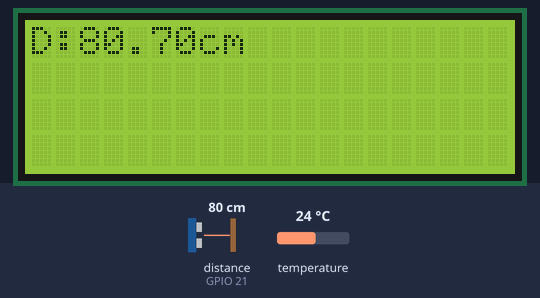
This program was run on a simulated Raspberry Pi (BCM pin numbers). On the bench: 20×4 character LCD. The inputs (shaded band) are chosen by the test bench; at power-on: distance to the obstacle (sensor on GPIO 21) 80 cm, temperature 24 °C. The echo pulse lasts 58.3 µs per cm; the clock reads 2024-03-15 10:24:30 at power-on unless the program sets it.

Above: at 3.4 s.
3.5 s: distance to the obstacle (sensor on GPIO 21) set to 2 cm
At 5.3 s:
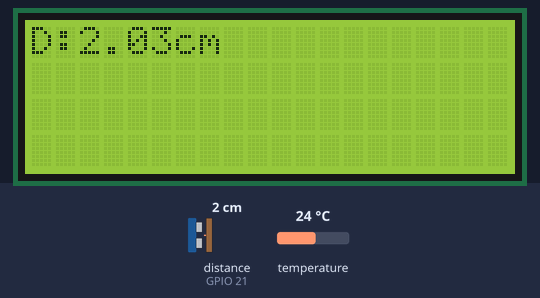
7.0 s: temperature set to 12 °C
At 8.9 s:
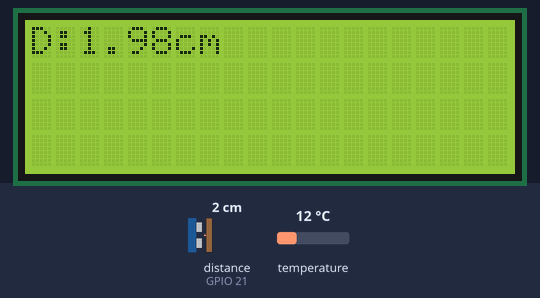
10.6 s: distance to the obstacle (sensor on GPIO 21) set to 4 cm
At 12.3 s:
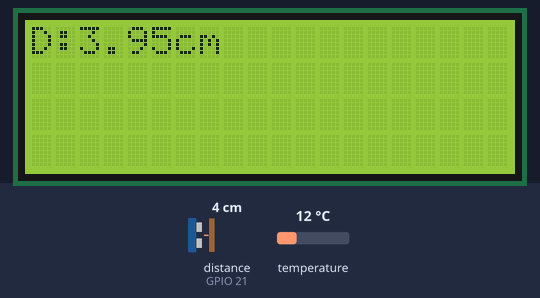
14.1 s: temperature set to 19 °C
At 15.9 s:
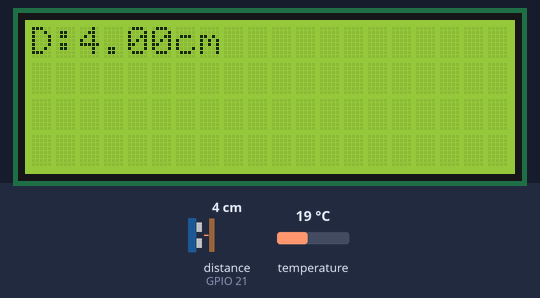
17.6 s: distance to the obstacle (sensor on GPIO 21) set to 9 cm
At 19.2 s:
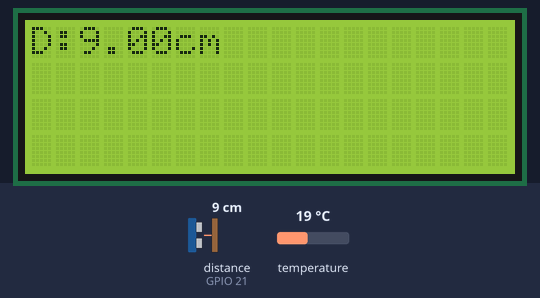
21.2 s: temperature set to 28 °C
At 23.0 s:
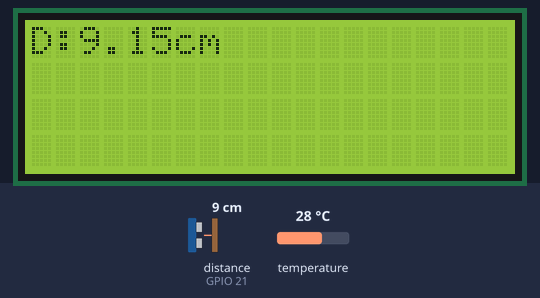
Timing chart, 0 to 24.5 s (numbered marks = the images above; inputs shaded):
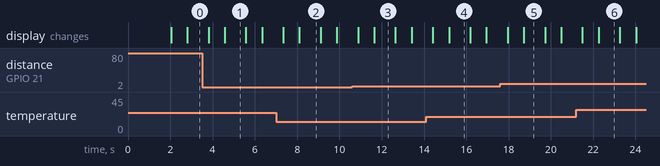

Measured:
- after the input at 10.6 s, the display: first differs from a run without the input after 1.0 s (image 3)
- after the input at 14.1 s, the display: first differs from a run without the input after 1.1 s (image 4)
- after the input at 17.6 s, the display: first differs from a run without the input after 1.1 s (image 5)
- after the input at 21.2 s, the display: first differs from a run without the input after 1.1 s (image 6)
- what the display in image 1 shows lasts 1.0 s, from 4.6 s to 5.6 s

The program:

sonic-lcd-temp.py
```python
import time
import sys
import os
from RPi import GPIO
import smbus2
from RPLCD.i2c import CharLCD
sys.modules['smbus'] = smbus2

#GPIO.setwarnings(False)
Trig_Pin=20
Echo_Pin=21
GPIO.setmode(GPIO.BCM)
#GPIO.cleanup()
GPIO.setup(Trig_Pin,GPIO.OUT,initial=GPIO.LOW)
GPIO.setup(Echo_Pin,GPIO.IN)
time.sleep(2)

def get_path():
    p= '/sys/bus/w1/devices/'
    l=os.listdir(p)
    for i in l:
        if '28' in i:
            return p+i+'/'
    raise FileNotFoundError('1-wire device not found')

def get_temp():
    with open(get_path()+'w1_slave','r',encoding='utf-8') as f:
        t = f.read()
    t=int(t.split(' ')[-1].strip()[2:])/1000
    return t

def get_distance():
    GPIO.output(Trig_Pin,GPIO.HIGH)
    time.sleep(0.000100)
    GPIO.output(Trig_Pin,GPIO.LOW)
    while not GPIO.input(Echo_Pin):
        pass
    t1=time.time()
    while GPIO.input(Echo_Pin):
        pass
    t2=time.time()
    temp=get_temp()
    v=331.6+0.6*temp
    return (t2-t1)*v*100/2

if __name__=="__main__":
    lcd = CharLCD('PCF8574', address=0x27, port=1, backlight_enabled=True)
    lcd.clear()
    try:
        while True:
            lcd.write_string('D:%0.2fcm' % get_distance())
            time.sleep(1)
            lcd.clear()
    except KeyboardInterrupt:
        print('bye')
    finally:
        GPIO.cleanup()
```
